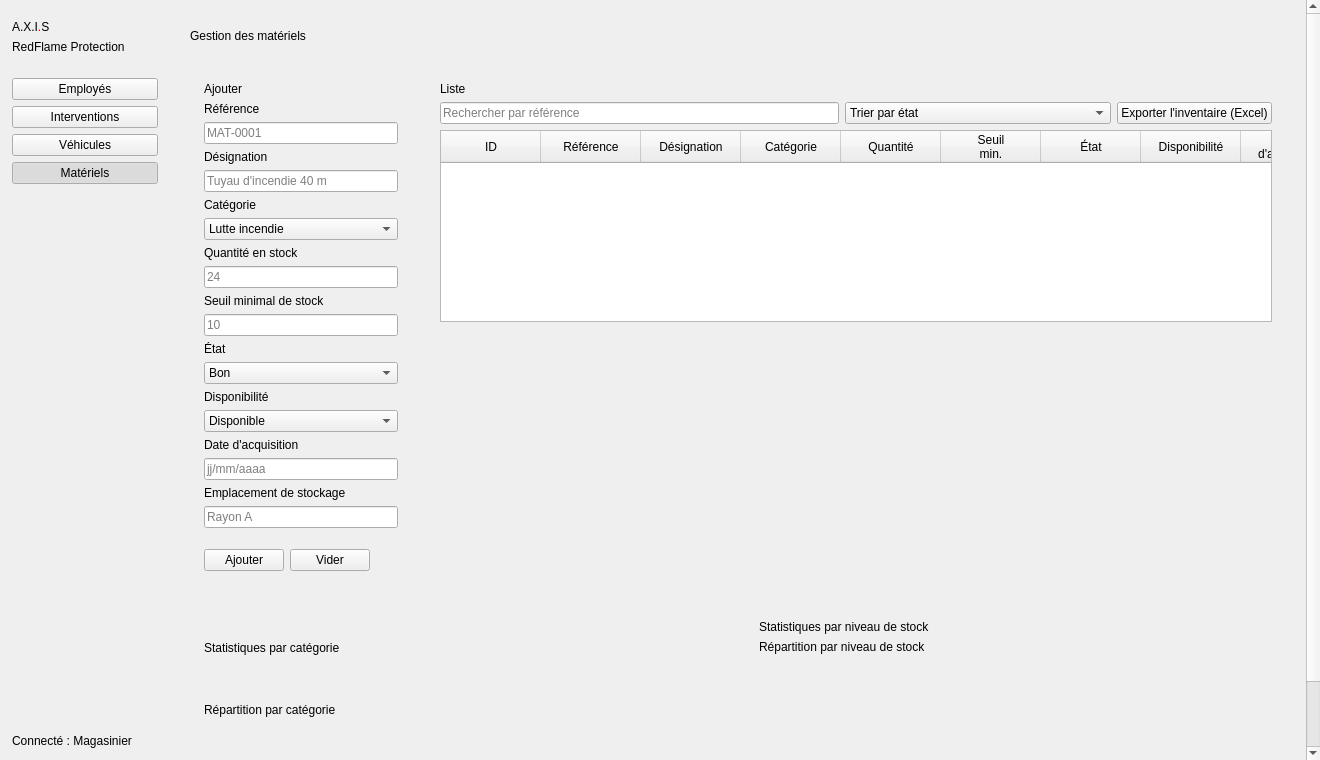
<?xml version="1.0" encoding="UTF-8"?>
<ui version="4.0">
 <class>gaxis</class>
<widget class="QMainWindow" name="gaxis"><property name="geometry"><rect><x>0</x><y>0</y><width>1320</width><height>760</height></rect></property><property name="minimumSize"><size><width>1000</width><height>560</height></size></property><property name="windowTitle"><string>A.X.I.S – RedFlame Protection</string></property><widget class="QWidget" name="centralwidget"><layout class="QHBoxLayout" name="mainLayout"><property name="spacing"><number>0</number></property><property name="leftMargin"><number>0</number></property><property name="topMargin"><number>0</number></property><property name="rightMargin"><number>0</number></property><property name="bottomMargin"><number>0</number></property><item><widget class="QFrame" name="sidebar"><property name="minimumSize"><size><width>170</width><height>0</height></size></property><property name="maximumSize"><size><width>170</width><height>16777215</height></size></property><layout class="QVBoxLayout" name="sidebarLayout"><property name="spacing"><number>6</number></property><property name="leftMargin"><number>12</number></property><property name="topMargin"><number>20</number></property><property name="rightMargin"><number>12</number></property><property name="bottomMargin"><number>12</number></property><item><widget class="QLabel" name="logo"><property name="text"><string>A.X.I&lt;span style="color:#ff0000"&gt;.&lt;/span&gt;S</string></property><property name="textFormat"><enum>Qt::RichText</enum></property></widget></item><item><widget class="QLabel" name="logoSub"><property name="text"><string>RedFlame Protection</string></property></widget></item><item><spacer name="sbSp1"><property name="orientation"><enum>Qt::Vertical</enum></property><property name="sizeType"><enum>QSizePolicy::Fixed</enum></property><property name="sizeHint" stdset="0"><size><width>20</width><height>18</height></size></property></spacer></item><item><widget class="QPushButton" name="btnEmployes"><property name="text"><string>Employés</string></property><property name="checkable"><bool>true</bool></property><property name="autoExclusive"><bool>true</bool></property><property name="cursor"><cursorShape>PointingHandCursor</cursorShape></property><property name="nav" stdset="0"><bool>true</bool></property></widget></item><item><widget class="QPushButton" name="btnInterventions"><property name="text"><string>Interventions</string></property><property name="checkable"><bool>true</bool></property><property name="autoExclusive"><bool>true</bool></property><property name="cursor"><cursorShape>PointingHandCursor</cursorShape></property><property name="nav" stdset="0"><bool>true</bool></property></widget></item><item><widget class="QPushButton" name="btnVehicules"><property name="text"><string>Véhicules</string></property><property name="checkable"><bool>true</bool></property><property name="autoExclusive"><bool>true</bool></property><property name="cursor"><cursorShape>PointingHandCursor</cursorShape></property><property name="nav" stdset="0"><bool>true</bool></property></widget></item><item><widget class="QPushButton" name="btnMateriels"><property name="text"><string>Matériels</string></property><property name="checkable"><bool>true</bool></property><property name="autoExclusive"><bool>true</bool></property><property name="checked"><bool>true</bool></property><property name="cursor"><cursorShape>PointingHandCursor</cursorShape></property><property name="nav" stdset="0"><bool>true</bool></property></widget></item><item><spacer name="sbSp2"><property name="orientation"><enum>Qt::Vertical</enum></property><property name="sizeHint" stdset="0"><size><width>20</width><height>40</height></size></property></spacer></item><item><widget class="QLabel" name="sidebarFooter"><property name="text"><string>Connecté : Magasinier</string></property></widget></item></layout></widget></item><item><widget class="QStackedWidget" name="stack"><property name="currentIndex"><number>3</number></property><widget class="QWidget" name="pageEmployes"><layout class="QVBoxLayout" name="pageEmployesLayout"><property name="leftMargin"><number>0</number></property><property name="topMargin"><number>0</number></property><property name="rightMargin"><number>0</number></property><property name="bottomMargin"><number>0</number></property><item><widget class="QLabel" name="lblEmployes"><property name="text"><string>Module « Employés » – à intégrer ici</string></property><property name="alignment"><set>Qt::AlignCenter</set></property><property name="placeholder" stdset="0"><bool>true</bool></property></widget></item></layout></widget><widget class="QWidget" name="pageInterventions"><layout class="QVBoxLayout" name="pageInterventionsLayout"><property name="leftMargin"><number>0</number></property><property name="topMargin"><number>0</number></property><property name="rightMargin"><number>0</number></property><property name="bottomMargin"><number>0</number></property><item><widget class="QLabel" name="lblInterventions"><property name="text"><string>Module « Interventions » – à intégrer ici</string></property><property name="alignment"><set>Qt::AlignCenter</set></property><property name="placeholder" stdset="0"><bool>true</bool></property></widget></item></layout></widget><widget class="QWidget" name="pageVehicules"><layout class="QVBoxLayout" name="pageVehiculesLayout"><property name="leftMargin"><number>0</number></property><property name="topMargin"><number>0</number></property><property name="rightMargin"><number>0</number></property><property name="bottomMargin"><number>0</number></property><item><widget class="QLabel" name="lblVehicules"><property name="text"><string>Module « Véhicules » – à intégrer ici</string></property><property name="alignment"><set>Qt::AlignCenter</set></property><property name="placeholder" stdset="0"><bool>true</bool></property></widget></item></layout></widget><widget class="QScrollArea" name="scrollMateriels"><property name="frameShape"><enum>QFrame::NoFrame</enum></property><property name="widgetResizable"><bool>true</bool></property><widget class="QWidget" name="materielPage"><property name="minimumSize"><size><width>900</width><height>0</height></size></property><layout class="QVBoxLayout" name="rootLayout"><property name="spacing"><number>14</number></property><property name="leftMargin"><number>20</number></property><property name="topMargin"><number>16</number></property><property name="rightMargin"><number>20</number></property><property name="bottomMargin"><number>20</number></property><item><layout class="QHBoxLayout" name="headLayout"><item><widget class="QLabel" name="pageTitle"><property name="text"><string>Gestion des matériels</string></property></widget></item><item><spacer name="headSpacer"><property name="orientation"><enum>Qt::Horizontal</enum></property><property name="sizeHint" stdset="0"><size><width>20</width><height>40</height></size></property></spacer></item><item><widget class="QLabel" name="banner"><property name="visible"><bool>false</bool></property></widget></item></layout></item><item><layout class="QHBoxLayout" name="row1" stretch="0,1"><property name="spacing"><number>14</number></property><item alignment="Qt::AlignTop"><widget class="QFrame" name="formCard"><property name="card" stdset="0"><bool>true</bool></property><property name="minimumSize"><size><width>222</width><height>0</height></size></property><property name="maximumSize"><size><width>222</width><height>16777215</height></size></property><layout class="QVBoxLayout" name="formCardLayout"><property name="spacing"><number>6</number></property><property name="leftMargin"><number>14</number></property><property name="topMargin"><number>12</number></property><property name="rightMargin"><number>14</number></property><property name="bottomMargin"><number>14</number></property><item><widget class="QLabel" name="formTitle"><property name="text"><string>Ajouter</string></property><property name="cardTitle" stdset="0"><bool>true</bool></property></widget></item><item><widget class="QLabel" name="lblRef"><property name="text"><string>Référence</string></property><property name="fieldLabel" stdset="0"><bool>true</bool></property></widget></item><item><widget class="QLineEdit" name="leRef"><property name="placeholderText"><string>MAT-0001</string></property></widget></item><item><widget class="QLabel" name="lblDesignation"><property name="text"><string>Désignation</string></property><property name="fieldLabel" stdset="0"><bool>true</bool></property></widget></item><item><widget class="QLineEdit" name="leDesignation"><property name="placeholderText"><string>Tuyau d'incendie 40 m</string></property></widget></item><item><widget class="QLabel" name="lblCategorie"><property name="text"><string>Catégorie</string></property><property name="fieldLabel" stdset="0"><bool>true</bool></property></widget></item><item><widget class="QComboBox" name="cbCategorie"><item><property name="text"><string>Lutte incendie</string></property></item><item><property name="text"><string>Protection</string></property></item><item><property name="text"><string>Secours</string></property></item></widget></item><item><widget class="QLabel" name="lblQuantite"><property name="text"><string>Quantité en stock</string></property><property name="fieldLabel" stdset="0"><bool>true</bool></property></widget></item><item><widget class="QLineEdit" name="leQuantite"><property name="placeholderText"><string>24</string></property></widget></item><item><widget class="QLabel" name="lblSeuil"><property name="text"><string>Seuil minimal de stock</string></property><property name="fieldLabel" stdset="0"><bool>true</bool></property></widget></item><item><widget class="QLineEdit" name="leSeuil"><property name="placeholderText"><string>10</string></property></widget></item><item><widget class="QLabel" name="lblEtat"><property name="text"><string>État</string></property><property name="fieldLabel" stdset="0"><bool>true</bool></property></widget></item><item><widget class="QComboBox" name="cbEtat"><item><property name="text"><string>Bon</string></property></item><item><property name="text"><string>Moyen</string></property></item><item><property name="text"><string>Mauvais</string></property></item><item><property name="text"><string>Hors service</string></property></item></widget></item><item><widget class="QLabel" name="lblDispo"><property name="text"><string>Disponibilité</string></property><property name="fieldLabel" stdset="0"><bool>true</bool></property></widget></item><item><widget class="QComboBox" name="cbDispo"><item><property name="text"><string>Disponible</string></property></item><item><property name="text"><string>Indisponible</string></property></item><item><property name="text"><string>En maintenance</string></property></item></widget></item><item><widget class="QLabel" name="lblDate"><property name="text"><string>Date d'acquisition</string></property><property name="fieldLabel" stdset="0"><bool>true</bool></property></widget></item><item><widget class="QLineEdit" name="leDate"><property name="placeholderText"><string>jj/mm/aaaa</string></property></widget></item><item><widget class="QLabel" name="lblEmplacement"><property name="text"><string>Emplacement de stockage</string></property><property name="fieldLabel" stdset="0"><bool>true</bool></property></widget></item><item><widget class="QLineEdit" name="leEmplacement"><property name="placeholderText"><string>Rayon A</string></property></widget></item><item><spacer name="formSpacer"><property name="orientation"><enum>Qt::Vertical</enum></property><property name="sizeType"><enum>QSizePolicy::Fixed</enum></property><property name="sizeHint" stdset="0"><size><width>20</width><height>6</height></size></property></spacer></item><item><layout class="QHBoxLayout" name="formButtons"><item><widget class="QPushButton" name="btnAdd"><property name="text"><string>Ajouter</string></property></widget></item><item><widget class="QPushButton" name="btnClear"><property name="text"><string>Vider</string></property></widget></item><item><spacer name="formBtnSpacer"><property name="orientation"><enum>Qt::Horizontal</enum></property><property name="sizeHint" stdset="0"><size><width>20</width><height>40</height></size></property></spacer></item></layout></item></layout></widget></item><item alignment="Qt::AlignTop"><widget class="QFrame" name="listCard"><property name="card" stdset="0"><bool>true</bool></property><layout class="QVBoxLayout" name="listCardLayout"><property name="spacing"><number>6</number></property><property name="leftMargin"><number>14</number></property><property name="topMargin"><number>12</number></property><property name="rightMargin"><number>14</number></property><property name="bottomMargin"><number>14</number></property><item><widget class="QLabel" name="listTitle"><property name="text"><string>Liste</string></property><property name="cardTitle" stdset="0"><bool>true</bool></property></widget></item><item><layout class="QHBoxLayout" name="listToolbar" stretch="3,2,0"><item><widget class="QLineEdit" name="leSearch"><property name="placeholderText"><string>Rechercher par référence</string></property></widget></item><item><widget class="QComboBox" name="cbSort"><item><property name="text"><string>Trier par état</string></property></item></widget></item><item><widget class="QPushButton" name="btnExport"><property name="text"><string>Exporter l'inventaire (Excel)</string></property></widget></item></layout></item><item><widget class="QTableWidget" name="table"><property name="editTriggers"><enum>QAbstractItemView::NoEditTriggers</enum></property><property name="selectionMode"><enum>QAbstractItemView::NoSelection</enum></property><property name="showGrid"><bool>false</bool></property><property name="focusPolicy"><enum>Qt::NoFocus</enum></property><property name="verticalScrollBarPolicy"><enum>Qt::ScrollBarAlwaysOff</enum></property><property name="horizontalScrollBarPolicy"><enum>Qt::ScrollBarAlwaysOff</enum></property><column><property name="text"><string>ID</string></property></column><column><property name="text"><string>Référence</string></property></column><column><property name="text"><string>Désignation</string></property></column><column><property name="text"><string>Catégorie</string></property></column><column><property name="text"><string>Quantité</string></property></column><column><property name="text"><string>Seuil
min.</string></property></column><column><property name="text"><string>État</string></property></column><column><property name="text"><string>Disponibilité</string></property></column><column><property name="text"><string>Date
d'acquisition</string></property></column><column><property name="text"><string>Emplacement</string></property></column><column><property name="text"><string>Actions</string></property></column><attribute name="verticalHeaderVisible"><bool>false</bool></attribute><attribute name="verticalHeaderDefaultSectionSize"><number>58</number></attribute></widget></item></layout></widget></item></layout></item><item><layout class="QHBoxLayout" name="statsRow" stretch="1,1"><property name="spacing"><number>14</number></property><item><widget class="QFrame" name="statsCatCard"><property name="card" stdset="0"><bool>true</bool></property><layout class="QVBoxLayout" name="statsCatCardLayout"><property name="spacing"><number>6</number></property><property name="leftMargin"><number>14</number></property><property name="topMargin"><number>12</number></property><property name="rightMargin"><number>14</number></property><property name="bottomMargin"><number>14</number></property><item><widget class="QLabel" name="statsCatTitle"><property name="text"><string>Statistiques par catégorie</string></property><property name="cardTitle" stdset="0"><bool>true</bool></property></widget></item><item><widget class="QLabel" name="lblCatSub"><property name="text"><string>Répartition par catégorie</string></property><property name="muted" stdset="0"><bool>true</bool></property></widget></item><item><widget class="BarChartWidget" name="barChart"></widget></item></layout></widget></item><item><widget class="QFrame" name="statsStockCard"><property name="card" stdset="0"><bool>true</bool></property><layout class="QVBoxLayout" name="statsStockCardLayout"><property name="spacing"><number>6</number></property><property name="leftMargin"><number>14</number></property><property name="topMargin"><number>12</number></property><property name="rightMargin"><number>14</number></property><property name="bottomMargin"><number>14</number></property><item><widget class="QLabel" name="statsStockTitle"><property name="text"><string>Statistiques par niveau de stock</string></property><property name="cardTitle" stdset="0"><bool>true</bool></property></widget></item><item><widget class="QLabel" name="lblStockSub"><property name="text"><string>Répartition par niveau de stock</string></property><property name="muted" stdset="0"><bool>true</bool></property></widget></item><item><spacer name="stSp1"><property name="orientation"><enum>Qt::Vertical</enum></property><property name="sizeHint" stdset="0"><size><width>20</width><height>40</height></size></property></spacer></item><item><layout class="QHBoxLayout" name="donutRow"><property name="spacing"><number>12</number></property><item><spacer name="dnSp1"><property name="orientation"><enum>Qt::Horizontal</enum></property><property name="sizeHint" stdset="0"><size><width>20</width><height>40</height></size></property></spacer></item><item><widget class="DonutWidget" name="donut"><property name="minimumSize"><size><width>140</width><height>140</height></size></property><property name="maximumSize"><size><width>140</width><height>140</height></size></property></widget></item><item><layout class="QVBoxLayout" name="legendLayout"><item><spacer name="lgSp1"><property name="orientation"><enum>Qt::Vertical</enum></property><property name="sizeHint" stdset="0"><size><width>20</width><height>40</height></size></property></spacer></item><item><widget class="QLabel" name="legendCrit"><property name="textFormat"><enum>Qt::RichText</enum></property></widget></item><item><widget class="QLabel" name="legendOk"><property name="textFormat"><enum>Qt::RichText</enum></property></widget></item><item><spacer name="lgSp2"><property name="orientation"><enum>Qt::Vertical</enum></property><property name="sizeHint" stdset="0"><size><width>20</width><height>40</height></size></property></spacer></item></layout></item><item><spacer name="dnSp2"><property name="orientation"><enum>Qt::Horizontal</enum></property><property name="sizeHint" stdset="0"><size><width>20</width><height>40</height></size></property></spacer></item></layout></item><item><spacer name="stSp2"><property name="orientation"><enum>Qt::Vertical</enum></property><property name="sizeHint" stdset="0"><size><width>20</width><height>40</height></size></property></spacer></item></layout></widget></item></layout></item><item><spacer name="rootSpacer"><property name="orientation"><enum>Qt::Vertical</enum></property><property name="sizeHint" stdset="0"><size><width>20</width><height>40</height></size></property></spacer></item></layout></widget></widget></widget></item></layout></widget></widget>
 <customwidgets><customwidget><class>BarChartWidget</class><extends>QWidget</extends><header>gaxis.h</header></customwidget><customwidget><class>DonutWidget</class><extends>QWidget</extends><header>gaxis.h</header></customwidget></customwidgets>
 <resources/>
 <connections/>
</ui>
